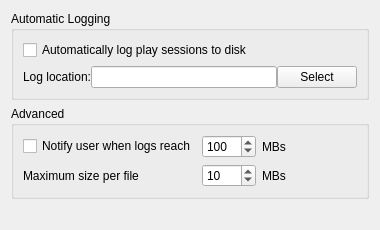
<?xml version="1.0" encoding="UTF-8"?>
<ui version="4.0">
 <class>AutoLogPage</class>
 <widget class="QWidget" name="AutoLogPage">
  <property name="geometry">
   <rect>
    <x>0</x>
    <y>0</y>
    <width>380</width>
    <height>230</height>
   </rect>
  </property>
  <layout class="QVBoxLayout">
   <item>
    <widget class="QGroupBox" name="groupBox_autolog">
     <property name="sizePolicy">
      <sizepolicy hsizetype="Minimum" vsizetype="Preferred">
       <horstretch>0</horstretch>
       <verstretch>0</verstretch>
      </sizepolicy>
     </property>
     <property name="title">
      <string>Automatic Logging</string>
     </property>
     <layout class="QGridLayout" name="_2">
      <item row="0" column="0" colspan="4">
       <widget class="QCheckBox" name="autoLogCheckBox">
        <property name="text">
         <string>Automatically log play sessions to disk</string>
        </property>
       </widget>
      </item>
      <item row="6" column="0" colspan="6">
       <widget class="QFrame" name="autoLogFrame">
        <property name="frameShape">
         <enum>QFrame::NoFrame</enum>
        </property>
        <property name="frameShadow">
         <enum>QFrame::Plain</enum>
        </property>
        <property name="lineWidth">
         <number>0</number>
        </property>
        <layout class="QGridLayout" name="_4">
         <property name="leftMargin">
          <number>0</number>
         </property>
         <property name="topMargin">
          <number>0</number>
         </property>
         <property name="rightMargin">
          <number>0</number>
         </property>
         <property name="bottomMargin">
          <number>0</number>
         </property>
         <property name="spacing">
          <number>0</number>
         </property>
         <item row="1" column="0">
          <widget class="QLabel" name="autoLogLocationLabel">
           <property name="sizePolicy">
            <sizepolicy hsizetype="Maximum" vsizetype="Fixed">
             <horstretch>0</horstretch>
             <verstretch>0</verstretch>
            </sizepolicy>
           </property>
           <property name="text">
            <string>Log location:</string>
           </property>
           <property name="margin">
            <number>1</number>
           </property>
           <property name="buddy">
            <cstring>autoLogLocation</cstring>
           </property>
          </widget>
         </item>
         <item row="1" column="1">
          <widget class="QLineEdit" name="autoLogLocation">
           <property name="text">
            <string/>
           </property>
           <property name="frame">
            <bool>true</bool>
           </property>
           <property name="placeholderText">
            <string/>
           </property>
          </widget>
         </item>
         <item row="1" column="2">
          <widget class="QPushButton" name="selectAutoLogLocationButton">
           <property name="sizePolicy">
            <sizepolicy hsizetype="Fixed" vsizetype="Fixed">
             <horstretch>0</horstretch>
             <verstretch>0</verstretch>
            </sizepolicy>
           </property>
           <property name="text">
            <string>Select</string>
           </property>
          </widget>
         </item>
        </layout>
       </widget>
      </item>
     </layout>
    </widget>
   </item>
   <item>
    <widget class="QGroupBox" name="groupBox_oldlogs">
     <property name="title">
      <string>Advanced</string>
     </property>
     <layout class="QGridLayout" name="_3">
      <item row="0" column="1">
       <widget class="QCheckBox" name="notifyWhenLogsReachCheckBox">
        <property name="text">
         <string>Notify user when logs reach</string>
        </property>
       </widget>
      </item>
      <item row="0" column="5">
       <spacer name="advancedSpacer">
        <property name="orientation">
         <enum>Qt::Horizontal</enum>
        </property>
        <property name="sizeHint" stdset="0">
         <size>
          <width>40</width>
          <height>20</height>
         </size>
        </property>
       </spacer>
      </item>
      <item row="0" column="4">
       <widget class="QLabel" name="notifyWhenLogsReachLabel">
        <property name="text">
         <string>MBs</string>
        </property>
       </widget>
      </item>
      <item row="2" column="4">
       <widget class="QLabel" name="autoLogMaxBytesLabel2">
        <property name="text">
         <string>MBs</string>
        </property>
       </widget>
      </item>
      <item row="0" column="2">
       <widget class="QSpinBox" name="notifyWhenLogsReachSize">
        <property name="sizePolicy">
         <sizepolicy hsizetype="Minimum" vsizetype="Fixed">
          <horstretch>0</horstretch>
          <verstretch>0</verstretch>
         </sizepolicy>
        </property>
        <property name="minimumSize">
         <size>
          <width>0</width>
          <height>0</height>
         </size>
        </property>
        <property name="minimum">
         <number>-1</number>
        </property>
        <property name="maximum">
         <number>1000</number>
        </property>
        <property name="value">
         <number>100</number>
        </property>
       </widget>
      </item>
      <item row="2" column="1">
       <widget class="QLabel" name="autoLogMaxBytesLabel1">
        <property name="sizePolicy">
         <sizepolicy hsizetype="Minimum" vsizetype="Preferred">
          <horstretch>0</horstretch>
          <verstretch>0</verstretch>
         </sizepolicy>
        </property>
        <property name="text">
         <string>Maximum size per file</string>
        </property>
        <property name="margin">
         <number>0</number>
        </property>
        <property name="buddy">
         <cstring>autoLogMaxBytes</cstring>
        </property>
       </widget>
      </item>
      <item row="2" column="2">
       <widget class="QSpinBox" name="autoLogMaxBytes">
        <property name="sizePolicy">
         <sizepolicy hsizetype="Minimum" vsizetype="Fixed">
          <horstretch>0</horstretch>
          <verstretch>0</verstretch>
         </sizepolicy>
        </property>
        <property name="minimumSize">
         <size>
          <width>0</width>
          <height>0</height>
         </size>
        </property>
        <property name="minimum">
         <number>1</number>
        </property>
        <property name="maximum">
         <number>1000</number>
        </property>
        <property name="singleStep">
         <number>1</number>
        </property>
        <property name="value">
         <number>10</number>
        </property>
       </widget>
      </item>
     </layout>
    </widget>
   </item>
   <item>
    <spacer name="verticalSpacer">
     <property name="orientation">
      <enum>Qt::Vertical</enum>
     </property>
     <property name="sizeHint" stdset="0">
      <size>
       <width>20</width>
       <height>40</height>
      </size>
     </property>
    </spacer>
   </item>
  </layout>
 </widget>
 <tabstops>
  <tabstop>autoLogCheckBox</tabstop>
  <tabstop>autoLogLocation</tabstop>
  <tabstop>selectAutoLogLocationButton</tabstop>
  <tabstop>notifyWhenLogsReachCheckBox</tabstop>
 </tabstops>
 <resources/>
 <connections/>
</ui>
